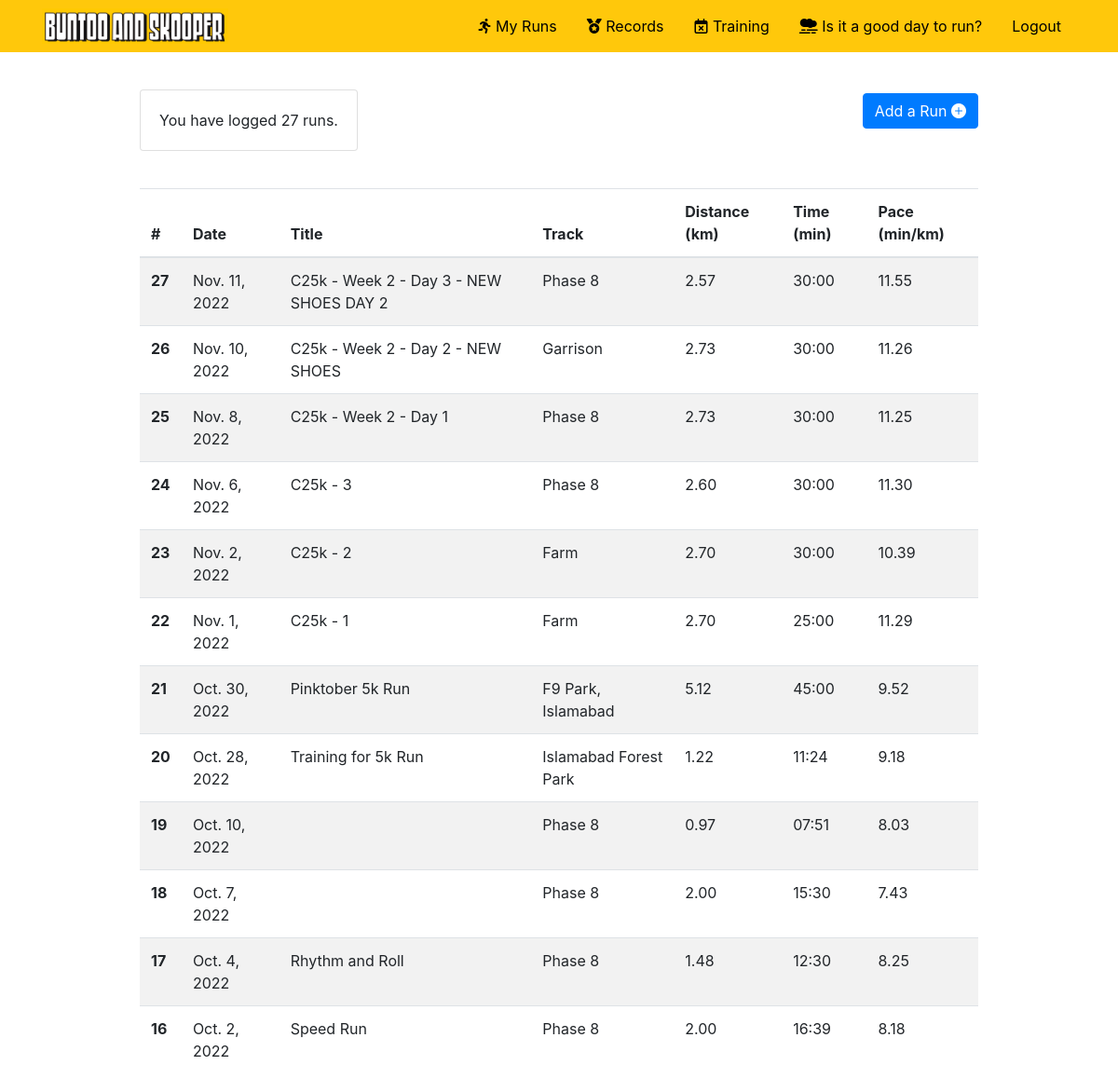
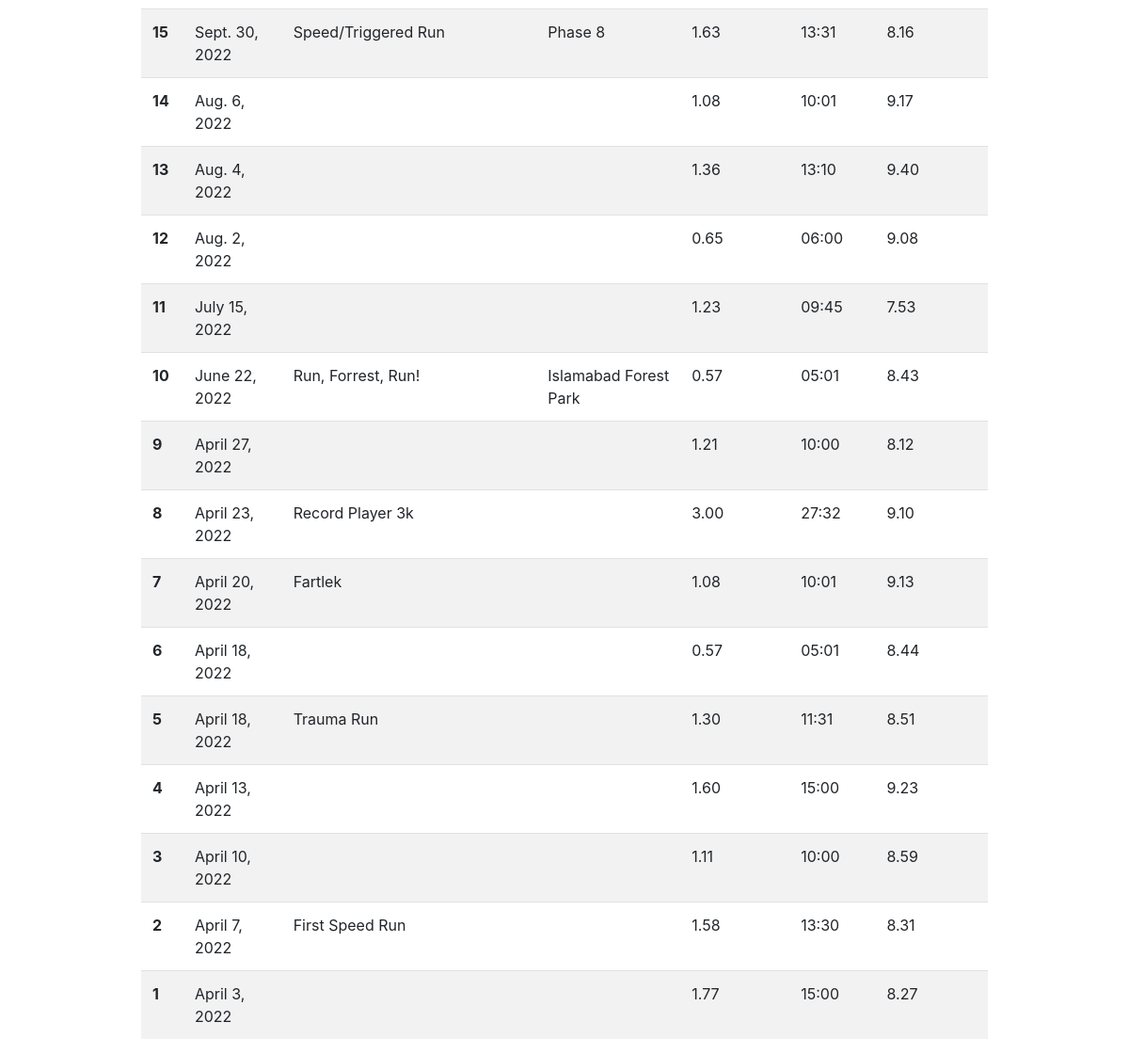
Screenshot of /my_runs (signed in) with the database file from the repository (2 pictures, top to bottom).
### running/models.py (models this page shows, shortened)
class Run(models.Model):
    user = models.ForeignKey(User, on_delete=models.CASCADE)
    number = models.IntegerField()
    title = models.CharField(max_length=1000, blank=True)
    track = models.CharField(max_length=200, blank=True)
    distance = models.DecimalField(decimal_places=2, max_digits=5)
    time = models.CharField(max_length=64)
    pace = models.DecimalField(decimal_places=2, max_digits=5, blank=True, null=True)
    date = models.DateField(default=datetime.now)

### running/views.py (the view)
# urls.py: path("my_runs", views.my_runs, name="my_runs"),
def my_runs(request):
    user = request.user
    runs = Run.objects.filter(user=user).order_by("-number")
    no_of_runs = len(runs)
    return render(request, "running/my_runs.html", {
        "runs": runs,
        "no_of_runs": no_of_runs
        })

### running/templates/running/my_runs.html (shortened to what this page needs)
{% extends "running/layout.html" %}
{% load static %}
{% block body %}
<div class="top_container">
<div class="top_container1">
<div class="card">
  <div class="card-body">
    You have logged {{no_of_runs}} runs.
  </div>
</div>
</div>
<div class="top_container2">
<a href="#" class="btn btn-primary" onClick="add_run()"> Add a Run <i class="bi bi-plus-circle-fill"></i></a>
</div>
</div>
<div id="runs_container">
<table class="table table-striped w-75 mx-auto">
  <thead>
    <tr>
      <th scope="col">#</th>
      <th scope="col">Date</th>
      <th scope="col">Title</th>
      <th scope="col">Track</th>
      <th scope="col">Distance (km)</th>
      <th scope="col">Time (min)</th>
      <th scope="col">Pace (min/km)</th>
    </tr>
  </thead>
  <tbody>
  	{% for run in runs%}
    <tr>
      <th scope="row">{{run.number}}</th>
      <td>{{run.date}}</td>
      <td>{{run.title}}</td>
      <td>{{run.track}}</td>
      <td>{{run.distance}}</td>
      <td>{{run.time}}</td>
      <td>{{run.pace}}</td>
    </tr>
    {% endfor %}
  </tbody>
</table>
</div>
</div>
{% endblock %}

### running/templates/running/layout.html (shortened to what this page needs)
{% load static %}
<!DOCTYPE html>
<html lang="en">
    <head>
        <link rel="stylesheet" href="https://stackpath.bootstrapcdn.com/bootstrap/4.4.1/css/bootstrap.min.css">
<link rel="stylesheet" href="https://cdnjs.cloudflare.com/ajax/libs/font-awesome/4.7.0/css/font-awesome.min.css">
<link rel="stylesheet"
href="https://cdnjs.cloudflare.com/ajax/libs/font-awesome/6.2.0/css/all.min.css">
        <link rel="stylesheet" href="https://maxcdn.bootstrapcdn.com/bootstrap/4.0.0/css/bootstrap.min.css">
        <link href="{% static 'running/styles.css' %}" rel="stylesheet">
        <link rel="stylesheet" href="https://cdn.jsdelivr.net/npm/bootstrap-icons@1.9.1/font/bootstrap-icons.css">
    </head>
    <body>
        <nav class="navbar navbar-light">
            <div class="container">
            <a href="{% url 'index' %}"><img id="logo"src="{% static 'running/logo.png' %}"></a>
            <div>
            <ul class="nav justify-content-end">
                 {% if user.is_authenticated %}
  <li class="nav-item">
    <a class="nav-link active" href="{% url 'my_runs' %}"><i class="fa-solid fa-person-running"></i> My Runs</a>
  </li>
  <li class="nav-item">
    <a class="nav-link" href="{% url 'records' %}"><i class="fa-solid fa-medal"></i> Records</a>
  </li>
  <li class="nav-item">
    <a class="nav-link" href="{% url 'training' %}"><i class="fa-regular fa-calendar-xmark"></i> Training</a>
  </li>
  <li class="nav-item">
    <a class="nav-link" href="{% url 'air' %}"><i class="fa-solid fa-smog"></i></i> Is it a good day to run?</a>
  </li>
  <li class="nav-item">
    <a class="nav-link" href="{% url 'logout' %}" tabindex="-1" aria-disabled="true">Logout</a>
  </li>
  {% endif %}
</ul>
          </nav>
        <div class="body">
            {% block body %}
            {% endblock %}
    </body>
</html>

### static/running/styles.css (style rules this page uses)
#logo { width: 200px; position: relative; animation-name: move; animation-duration: 1s; animation-fill-mode: forwards; }
.navbar { background-color: #ffc80b; }
.nav-link { color: black !important; }
table { margin-top: 20px; }
.top_container { display: flex; justify-content: space-between; flex-direction: row; align-items: center; margin-bottom: 20px; margin-top: 20px; }
.top_container1 { display: flex; margin-left: 12.5%; }
.top_container2 { display: flex; margin-right: 12.5%; }
.card { margin-top: 20px; }

### rows the page displays
Run: number "27", date "Nov. 11, 2022", title "C25k - Week 2 - Day 3 - NEW SHOES DAY 2", track "Phase 8", distance "2.57", time "30:00", pace "11.55"
Run: number "26", date "Nov. 10, 2022", title "C25k - Week 2 - Day 2 - NEW SHOES", track "Garrison", distance "2.73", time "30:00", pace "11.26"
Run: number "25", date "Nov. 8, 2022", title "C25k - Week 2 - Day 1", track "Phase 8", distance "2.73", time "30:00", pace "11.25"
Run: number "24", date "Nov. 6, 2022", title "C25k - 3", track "Phase 8", distance "2.60", time "30:00", pace "11.30"
Run: number "23", date "Nov. 2, 2022", title "C25k - 2", track "Farm", distance "2.70", time "30:00", pace "10.39"
Run: number "22", date "Nov. 1, 2022", title "C25k - 1", track "Farm", distance "2.70", time "25:00", pace "11.29"
Run: number "21", date "Oct. 30, 2022", title "Pinktober 5k Run", track "F9 Park, Islamabad", distance "5.12", time "45:00", pace "9.52"
Run: number "20", date "Oct. 28, 2022", title "Training for 5k Run", track "Islamabad Forest Park", distance "1.22", time "11:24", pace "9.18"
Run: number "19", date "Oct. 10, 2022", track "Phase 8", distance "0.97", time "07:51", pace "8.03"
Run: number "18", date "Oct. 7, 2022", track "Phase 8", distance "2.00", time "15:30", pace "7.43"
Run: number "17", date "Oct. 4, 2022", title "Rhythm and Roll", track "Phase 8", distance "1.48", time "12:30", pace "8.25"
Run: number "16", date "Oct. 2, 2022", title "Speed Run", track "Phase 8", distance "2.00", time "16:39", pace "8.18"
Run: number "15", date "Sept. 30, 2022", title "Speed/Triggered Run", track "Phase 8", distance "1.63", time "13:31", pace "8.16"
Run: number "14", date "Aug. 6, 2022", distance "1.08", time "10:01", pace "9.17"
Run: number "13", date "Aug. 4, 2022", distance "1.36", time "13:10", pace "9.40"
Run: number "12", date "Aug. 2, 2022", distance "0.65", time "06:00", pace "9.08"
Run: number "11", date "July 15, 2022", distance "1.23", time "09:45", pace "7.53"
Run: number "10", date "June 22, 2022", title "Run, Forrest, Run!", track "Islamabad Forest Park", distance "0.57", time "05:01", pace "8.43"
Run: number "9", date "April 27, 2022", distance "1.21", time "10:00", pace "8.12"
Run: number "8", date "April 23, 2022", title "Record Player 3k", distance "3.00", time "27:32", pace "9.10"
Run: number "7", date "April 20, 2022", title "Fartlek", distance "1.08", time "10:01", pace "9.13"
Run: number "6", date "April 18, 2022", distance "0.57", time "05:01", pace "8.44"
Run: number "5", date "April 18, 2022", title "Trauma Run", distance "1.30", time "11:31", pace "8.51"
Run: number "4", date "April 13, 2022", distance "1.60", time "15:00", pace "9.23"
Run: number "3", date "April 10, 2022", distance "1.11", time "10:00", pace "8.59"
Run: number "2", date "April 7, 2022", title "First Speed Run", distance "1.58", time "13:30", pace "8.31"
Run: number "1", date "April 3, 2022", distance "1.77", time "15:00", pace "8.27"

### other values shown
{{ no_of_runs }} "27"
